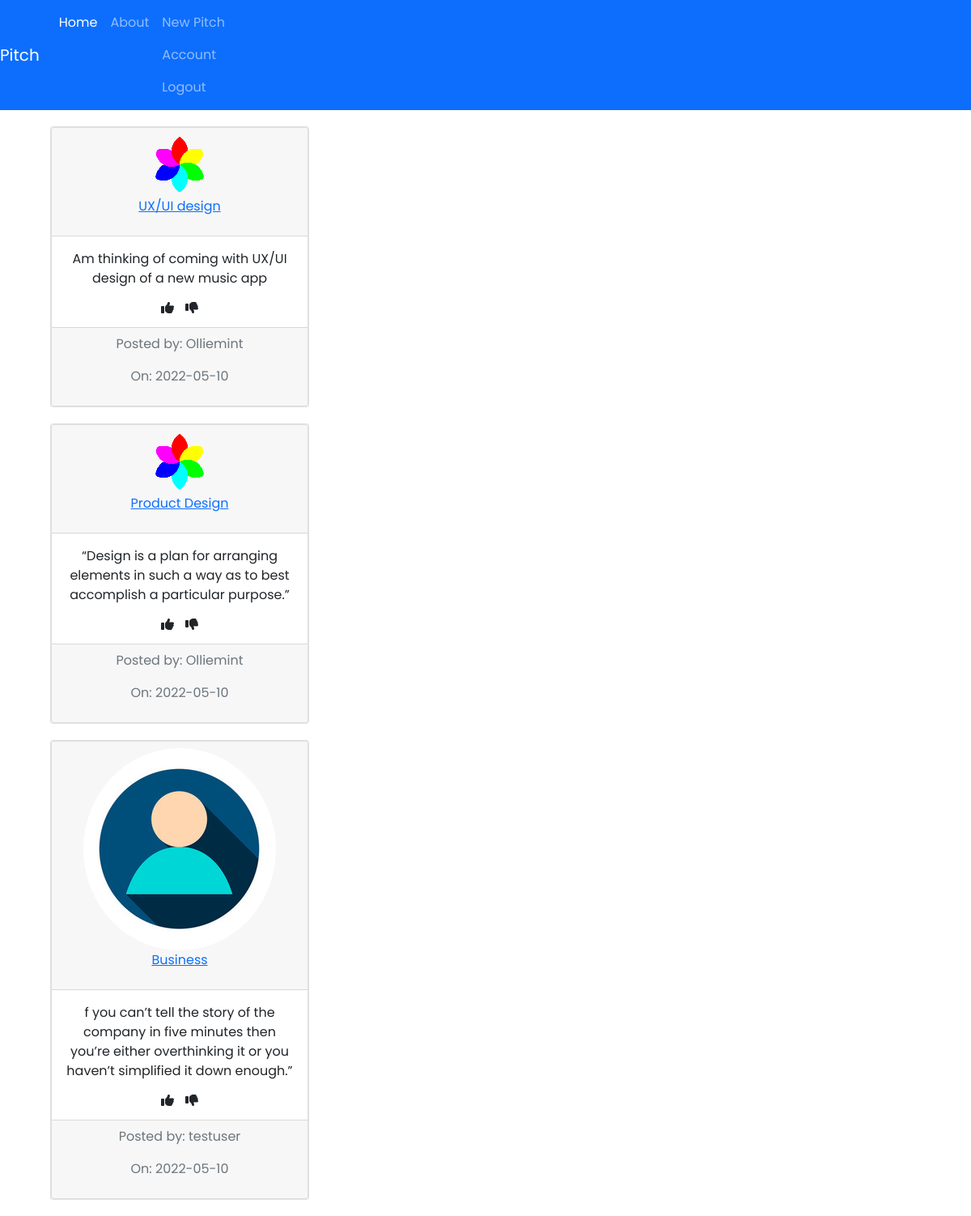
Screenshot of /home (signed in) with the database file from the repository.
### app/models.py (models this page shows, shortened)
class Pitch(db.Model):
    id = db.Column(db.Integer,primary_key=True)
    title =db.Column(db.String(100), nullable=False)
    posted = db.Column(db.DateTime,nullable = False, default = datetime.utcnow)
    pitch = db.Column(db.Text, nullable = False)
    user_id = db.Column(db.Integer, db.ForeignKey('user.id'), nullable = False)

class User(db.Model,UserMixin):
    id = db.Column(db.Integer,primary_key=True)
    username =db.Column(db.String(15),unique=True, nullable=False)
    email =db.Column(db.String(100),unique=True, nullable=False)
    avatar =db.Column(db.String(60), nullable=False, default ='default.jpg')
    password =db.Column(db.String(60), nullable=False)
    pitchs = db.relationship('Pitch',backref = 'author', lazy =True)

### app/routes.py (the view)
@app.route('/')
@app.route('/home')
def home():
    pitches = Pitch.query.all()
    return render_template('home.html',pitches=pitches)

### app/models.py (called while the page is built)
@login_manager.user_loader
def load_user(user_id):
    return User.query.get(int(user_id))

### app/templates/home.html
{%extends 'base.html' %}
{% block content %}
    {% for pitch in pitches %}
    <div class="card" style="width: 20rem;" id="cards">
        <div class="card text-center">
            <div class="card-header">
             <img class="rounded-circle" src="{{ url_for('static',filename='profiles/' + pitch.author.avatar) }}" alt="">
            <p><a href="{{ url_for('pitched',pitch_id =pitch.id) }}">{{pitch.title}}</a></p>
            </div>
            <div class="card-body">
            <p class="card-text">{{pitch.pitch}}</p>
            <div class="vote">
                <i class="fa-solid fa-thumbs-up"></i>
                <i class="fa-solid fa-thumbs-down"></i>
            </div>
            </div>
            <div class="card-footer text-muted">
            <p>Posted by: {{pitch.author.username}}</p>
            <p>On: {{ pitch.posted.strftime('%Y-%m-%d') }}</p>
            </div>
        </div>
    </div>
    {% endfor %}
{% endblock %}

### app/static/css/style.css (style rules this page uses)
* { box-sizing: border-box; font-family: 'Poppins', sans-serif; text-decoration: none; }
html { scroll-behavior: smooth; }
#cards { margin: 20px; }
.vote { display: flex; justify-content: center; gap: 5%; }

### rows the page displays
Pitch: avatar (picture), title "UX/UI design", pitch "Am thinking of coming with UX/UI design of a new music app", author.username "Olliemint", posted "2022-05-10"
Pitch: avatar (picture), title "Product Design", pitch "“Design is a plan for arranging elements in such a way as to best accomplish a particular purpose.”", author.username "Olliemint", posted "2022-05-10"
Pitch: avatar (placeholder picture), title "Business", pitch "f you can’t tell the story of the company in five minutes then you’re either overthinking it or you haven’t simplified it down enough.”", author.username "testuser", posted "2022-05-10"
